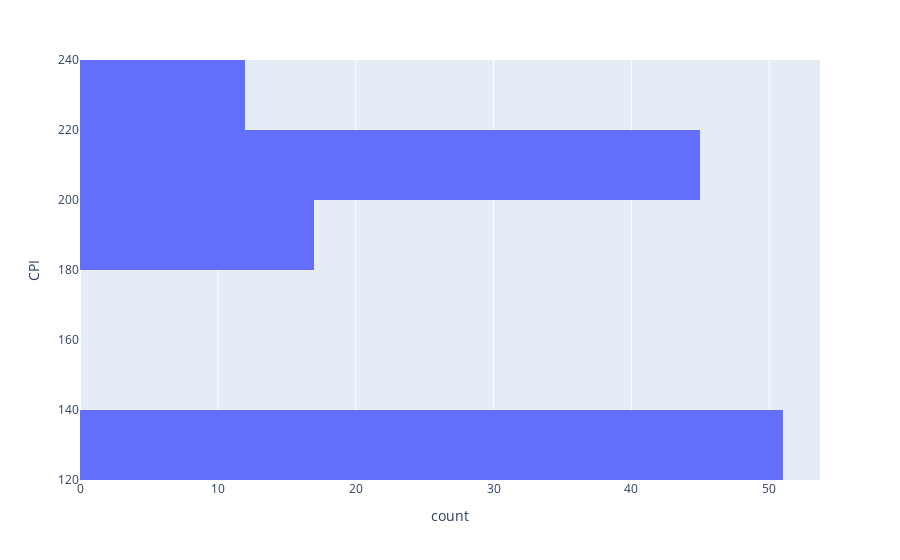

Notebook source saved alongside this figure:
### Code cell
px.histogram(wal_df, y='CPI')

### Figure 1 — Plotly figure (JSON) as saved in the notebook; plotly's stock layout.template omitted (floating-point values rounded to 4 significant figures; data arrays with more than 128 entries replaced by an {"elided": "..."} marker saying what was removed)
{"data": [{"alignmentgroup": "True", "bingroup": "y", "hovertemplate": "count=%{x}<br>CPI=%{y}<extra></extra>", "legendgroup": "", "marker": {"color": "#636efa", "pattern": {"shape": ""}}, "name": "", "offsetgroup": "", "orientation": "h", "showlegend": false, "type": "histogram", "xaxis": "x", "y": {"elided": "136 float values"}, "yaxis": "y"}], "layout": {"barmode": "relative", "legend": {"tracegroupgap": 0}, "margin": {"t": 60}, "xaxis": {"anchor": "y", "domain": [0, 1], "title": {"text": "count"}}, "yaxis": {"anchor": "x", "domain": [0, 1], "title": {"text": "CPI"}}}}
